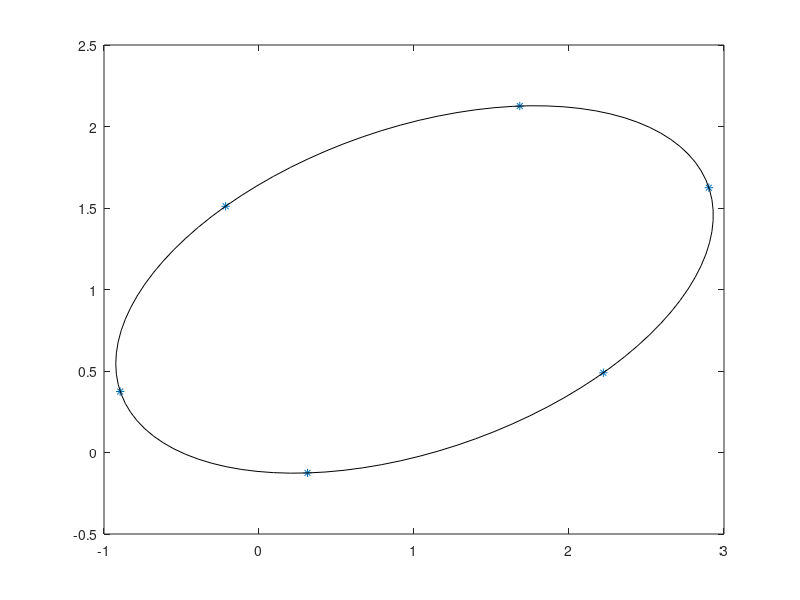

Recreate this plot in MATLAB.
% Miguel Nobre Castro
% mnobrecastro@gmail.com
% Created on Feb 17th, 2021
%
% Implementation of "Direct Least Square Fitting of Ellipses" (Fitzgibbon et al., 1999)

function [] = main()

% Generate dataset
N = 6;
model = [2.0, 1.0, 1.0, 1.0, pi/10]';
% th = linspace(0,pi/3)';
th = linspace(2*pi/N,2*pi,N)';
%pts = make_ellipse(model, th, 0.01);

% Dummy dataset
pts = [ 1.6823, -0.2154, -0.8957, 0.3129, 2.2218, 2.9022;
        2.1258, 1.5107, 0.3741, -0.1252, 0.4890, 1.6246;
      ]';

% Plot the dataset
figure(1);
axis equal;
plot(pts(:,1), pts(:,2), '*');

% Direct Least Square Fitting of Ellipses (Fitzgibbon et al., 1999)
con = fit_ellipse(pts(:,1), pts(:,2))

% Formulation transformation Conic -> Parametric (plot purposes)
par = real(conic2parametric(con))
th = linspace(0,2*pi)';
elp = make_ellipse(par, th, 0);

% Plot the Ellipse model
figure(1);
hold on;
plot(elp(:,1), elp(:,2), 'k');
hold off;

end

function con = fit_ellipse(x,y)
    % "Direct Least Square Fitting of Ellipses" (Fitzgibbon et al., 1999)
    %
    % This function approximates an ellipse to a set of (x,y) points.

    % Build design matrix D
    D = [ x.*x, x.*y, y.*y, x, y, ones(size(x)) ];
    % Build scatter matrix S
    S = D'*D
    % Build 6x6 contraint matrix C
    C = zeros(6,6); C(1,3)=-2; C(2,2)=1; C(3,1)=-2
    % %     C = zeros(6,6); C(1,3)=2; C(2,2)=-1; C(3,1)=2;
    % Solve generalized eigensystem: S*a = lambda*C*a
    [gevec, geval] = eig(S,C)
    % %     [gevec, geval] = eig(pinv(S),C);
    % Find the negative eigenvalue
    [NegR, NegC] = find(geval<0 & ~isinf(geval))
    % %     [PosR, PosC] = find(geval>0 & ~isinf(geval));
    % Get fitted Conic eq. params a
    con = gevec(:,NegC)
    % %     con = gevec(:,PosC);
end

function par = conic2parametric(con)
    % Converts Conic parameters to Parametric parameters

    % Conic params
    c_A=con(1); c_B=con(2); c_C=con(3); c_D=con(4); c_E=con(5); c_F=con(6);
    % Build aux 3x3 matrix M0    
    M0 = [  c_F, c_D/2, c_E/2;
            c_D/2, c_A, c_B/2;
            c_E/2, c_B/2, c_C ];
    % Build aux 2x2 matrix M
    M = [   c_A, c_B/2;
            c_B/2, c_C ];
    % Calculate the eigenvalues and eigenvectors of matrix M
    [eigvec, eigval] = eig(M);
    eigval = [eigval(1,1), eigval(2,2)];
    % Order the eigenvalues so that |lambda_1 - c_A| <= |lambda_1 - c_C|
    if (abs(eigval(1)-c_A) > abs(eigval(1)-c_C))
        aux = eigval(1);
        eigval(1) = eigval(2);
        eigval(2) = aux;
    end
    
    % Parametric eq. params
    p_a = sqrt( -det(M0) / (det(M)*eigval(1)) );
    p_b = sqrt( -det(M0) / (det(M)*eigval(2)) );
    p_h = (c_B*c_E-2*c_C*c_D) / (4*c_A*c_C-c_B^2);
    p_k = (c_B*c_D-2*c_A*c_E) / (4*c_A*c_C-c_B^2);
    p_t = acot( (c_A-c_C)/c_B )/2;
    % % p_t = (pi/2 - atan((c_A-c_C)/c_B))/2;
    par = [p_a, p_b, p_h, p_k, p_t]';
end

function con = parametric2conic(par)
    % Converts Parametric parameters to Conic parameters

    % Parametric eq. params
    p_a = par(1); p_b = par(2); p_h = par(3); p_k = par(4); p_t = par(5);
    % Conic eq. params
    c_A = (p_b*cos(p_t))^2 + (p_a*sin(p_t))^2;
    c_B = -2*cos(p_t)*sin(p_t) * (p_a^2-p_b^2);
    c_C = (p_b*sin(p_t))^2 + (p_a*cos(p_t))^2;
    c_D = -2*c_A*p_h - p_k*c_B;
    c_E = -2*c_C*p_k - p_h*c_B;
    c_F = -(p_a*p_b)^2 + c_A*p_h^2 + c_B*p_h*p_k + c_C*p_k^2;
    con = [c_A, c_B, c_C, c_D, c_E, c_F]';
end

function pts = make_ellipse(par, th, noise)
    % Generates the points of an ellipse using it Parametric 'par'
    % equation parameters, with a given rotation 'th' and noise.

    % Parametric eq. params
    p_a=par(1); p_b=par(2); p_h=par(3); p_k=par(4); p_t=par(5);
    % Calculate Ellipse data points
    pts = zeros(length(th),2);
    pts(:,1) = p_h + cos(p_t)* p_a*cos(th) - sin(p_t)* p_b*sin(th);
    pts(:,2) = p_k + sin(p_t)* p_a*cos(th) + cos(p_t)* p_b*sin(th);
    % Introduce noise in the data
    pts(:,1) = pts(:,1) + rand(size(pts(:,1)))*2*noise - noise;
    pts(:,2) = pts(:,2) + rand(size(pts(:,1)))*2*noise - noise;
end

